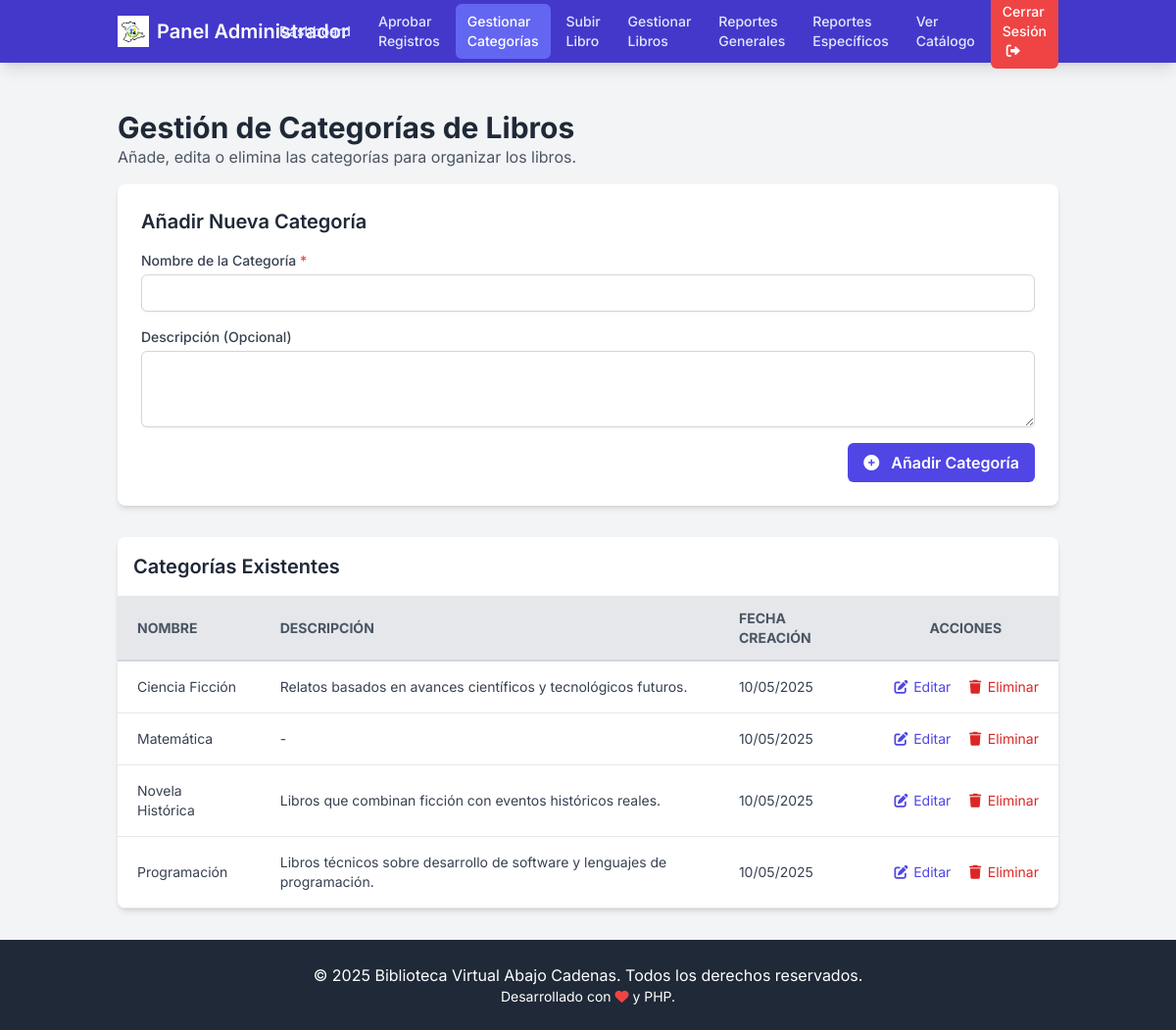
The page /admin/gestionar_categorias.php (signed in) on the database its author committed.
### tables this page shows
CREATE TABLE `categorias` (
  `id` int(11) NOT NULL,
  `nombre` varchar(100) NOT NULL,
  `descripcion` text DEFAULT NULL,
  `creada_por` int(11) DEFAULT NULL,
  `fecha_creacion` timestamp NOT NULL DEFAULT current_timestamp()
);

### admin/gestionar_categorias.php (the view, shortened to what this page needs)
<?php
require_once '../db_config.php';
$user_role = isset($_SESSION["role"]) ? strtolower($_SESSION["role"]) : '';
$nombre_categoria = '';
$edit_mode = false;
$pagina_actual = basename($_SERVER['PHP_SELF']);
$clase_activa = 'bg-indigo-500 text-white';
$clase_hover = 'text-indigo-100 hover:bg-indigo-600 hover:text-white';
$sql_categorias = "SELECT id, nombre, descripcion, fecha_creacion FROM categorias ORDER BY nombre ASC";
$resultado_categorias = $mysqli->query($sql_categorias);
?>
<!DOCTYPE html>
<html lang="es">
<head>
    <script src="https://cdn.tailwindcss.com"></script>
    <link rel="stylesheet" href="https://cdnjs.cloudflare.com/ajax/libs/font-awesome/6.0.0-beta3/css/all.min.css">
</head>
<body class="bg-gray-100 text-gray-800">
    <?php
    if ($user_role === 'administrador') {
    ?>
        <nav class="bg-indigo-700 text-white shadow-lg">
            <div class="container mx-auto px-4 sm:px-6 lg:px-8">
                <div class="flex items-center justify-between h-16">
                    <div class="flex items-center">
                        <a href="dashboard_admin.php" class="flex-shrink-0 flex items-center text-white">
                            <img src="../logo.png" alt="Logo" class="h-8 w-auto mr-2">
                            <span class="font-semibold text-xl">Panel Administrador</span>
                        </a>
                    </div>
                    <div class="hidden md:flex items-center space-x-1">
                        <a href="dashboard_admin.php" class="px-3 py-2 rounded-md text-sm font-medium <?php echo ($pagina_actual == 'dashboard_admin.php') ? $clase_activa : $clase_hover; ?>">Dashboard</a>
                        <a href="aprobar_usuarios.php" class="px-3 py-2 rounded-md text-sm font-medium <?php echo ($pagina_actual == 'aprobar_usuarios.php') ? $clase_activa : $clase_hover; ?>">Aprobar Registros</a>
                        <a href="gestionar_categorias.php" class="px-3 py-2 rounded-md text-sm font-medium <?php echo ($pagina_actual == 'gestionar_categorias.php') ? $clase_activa : $clase_hover; ?>">Gestionar Categorías</a>
                        <a href="upload_libro.php" class="px-3 py-2 rounded-md text-sm font-medium <?php echo ($pagina_actual == 'upload_libro.php') ? $clase_activa : $clase_hover; ?>">Subir Libro</a>
                        <a href="gestionar_libros.php" class="px-3 py-2 rounded-md text-sm font-medium <?php echo ($pagina_actual == 'gestionar_libros.php') ? $clase_activa : $clase_hover; ?>">Gestionar Libros</a>
                        <a href="reportes_generales.php" class="px-3 py-2 rounded-md text-sm font-medium <?php echo ($pagina_actual == 'reportes_generales.php') ? $clase_activa : $clase_hover; ?>">Reportes Generales</a>
                        <a href="reportes_especificos.php" class="px-3 py-2 rounded-md text-sm font-medium <?php echo ($pagina_actual == 'reportes_especificos.php') ? $clase_activa : $clase_hover; ?>">Reportes Específicos</a>
                        <a href="../catalogo.php" class="px-3 py-2 rounded-md text-sm font-medium <?php echo $clase_hover; ?>" target="_blank">Ver Catálogo</a>
                        <a href="../logout.php" class="px-3 py-2 rounded-md text-sm font-medium bg-red-500 hover:bg-red-600 text-white">Cerrar Sesión <i class="fas fa-sign-out-alt ml-1"></i></a>
                    </div>
                </div>
            </div>
        </nav>
    <?php
    } elseif ($user_role === 'docente') {
        include '../docente/docente_nav.php';
    }
    ?>
    <div class="container mx-auto px-4 sm:px-8 py-8">
        <div class="py-4">
            <h1 class="text-3xl font-bold text-gray-800">Gestión de Categorías de Libros</h1>
            <p class="text-gray-600">Añade, edita o elimina las categorías para organizar los libros.</p>
        </div>
        <div class="bg-white p-6 rounded-lg shadow-md mb-8">
            <h2 class="text-xl font-semibold mb-4"><?php echo $edit_mode ? 'Editar Categoría' : 'Añadir Nueva Categoría'; ?></h2>
            <form action="gestionar_categorias.php" method="POST" class="space-y-4">
                <div>
                    <label for="nombre_categoria" class="block text-sm font-medium text-gray-700">Nombre de la Categoría <span class="text-red-500">*</span></label>
                    <input type="text" name="nombre_categoria" id="nombre_categoria" value="<?php echo htmlspecialchars($nombre_categoria); ?>" required
                           class="mt-1 block w-full px-3 py-2 border border-gray-300 rounded-md shadow-sm focus:outline-none focus:ring-indigo-500 focus:border-indigo-500 sm:text-sm">
                </div>
                <div>
                    <label for="descripcion_categoria" class="block text-sm font-medium text-gray-700">Descripción (Opcional)</label>
                    <textarea name="descripcion_categoria" id="descripcion_categoria" rows="3"
                              class="mt-1 block w-full px-3 py-2 border border-gray-300 rounded-md shadow-sm focus:outline-none focus:ring-indigo-500 focus:border-indigo-500 sm:text-sm"><?php echo htmlspecialchars($descripcion_categoria); ?></textarea>
                </div>
                <div class="flex items-center justify-end space-x-3">
                    <button type="submit" class="bg-indigo-600 hover:bg-indigo-700 text-white font-semibold py-2 px-4 rounded-md transition duration-150 ease-in-out">
                        <i class="fas <?php echo $edit_mode ? 'fa-save' : 'fa-plus-circle'; ?> mr-2"></i>
                        <?php echo $edit_mode ? 'Guardar Cambios' : 'Añadir Categoría'; ?>
                    </button>
                </div>
            </form>
        </div>
        <div class="overflow-x-auto bg-white shadow-md rounded-lg">
            <h2 class="text-xl font-semibold p-4 border-b">Categorías Existentes</h2>
            <table class="min-w-full leading-normal">
                <thead>
                    <tr class="bg-gray-200 text-gray-600 uppercase text-sm">
                        <th class="px-5 py-3 border-b-2 border-gray-300 text-left">Nombre</th>
                        <th class="px-5 py-3 border-b-2 border-gray-300 text-left">Descripción</th>
                        <th class="px-5 py-3 border-b-2 border-gray-300 text-left">Fecha Creación</th>
                        <th class="px-5 py-3 border-b-2 border-gray-300 text-center">Acciones</th>
                    </tr>
                </thead>
                <tbody class="text-gray-700">
                    <?php if ($resultado_categorias && $resultado_categorias->num_rows > 0): ?>
                        <?php while($categoria = $resultado_categorias->fetch_assoc()): ?>
                        <tr class="hover:bg-gray-50 border-b border-gray-200">
                            <td class="px-5 py-4 text-sm"><?php echo htmlspecialchars($categoria['nombre']); ?></td>
                            <td class="px-5 py-4 text-sm"><?php echo nl2br(htmlspecialchars($categoria['descripcion'] ? $categoria['descripcion'] : '-')); ?></td>
                            <td class="px-5 py-4 text-sm"><?php echo htmlspecialchars(date("d/m/Y", strtotime($categoria['fecha_creacion']))); ?></td>
                            <td class="px-5 py-4 text-sm text-center whitespace-nowrap">
                                <a href="gestionar_categorias.php?editar_id=<?php echo $categoria['id']; ?>" title="Editar Categoría" class="text-indigo-600 hover:text-indigo-900">
                                    <i class="fas fa-edit fa-fw"></i> Editar
                                </a>
                                <a href="gestionar_categorias.php?eliminar_id=<?php echo $categoria['id']; ?>" title="Eliminar Categoría" class="text-red-600 hover:text-red-900 ml-3"
                                   onclick="return confirm('¿Estás seguro de que deseas eliminar la categoría \'<?php echo htmlspecialchars(addslashes($categoria['nombre'])); ?>\'? Esta acción no se puede deshacer y podría afectar a los libros asociados.');">
                                    <i class="fas fa-trash fa-fw"></i> Eliminar
                                </a>
                            </td>
                        </tr>
                        <?php endwhile; ?>
                    <?php endif; ?>
                </tbody>
            </table>
        </div>
    </div>
    <footer class="bg-gray-800 text-white py-6 mt-auto">
        <div class="container mx-auto px-6 text-center">
            <p>&copy; <?php echo date("Y"); ?> Biblioteca Virtual Abajo Cadenas. Todos los derechos reservados.</p>
            <p class="text-sm">Desarrollado con <i class="fas fa-heart text-red-500"></i> y PHP.</p>
        </div>
    </footer>
</body>
</html>

### admin/gestionar_categorias.php (style rules this page uses)
body { font-family: 'Inter', sans-serif; }

### rows shown on the page
categorias: nombre "Ciencia Ficción", descripcion "Relatos basados en avances científicos y tecnológicos futuros.", fecha_creacion "10/05/2025"
categorias: nombre "Matemática", descripcion "-", fecha_creacion "10/05/2025"
categorias: nombre "Novela Histórica", descripcion "Libros que combinan ficción con eventos históricos reales.", fecha_creacion "10/05/2025"
categorias: nombre "Programación", descripcion "Libros técnicos sobre desarrollo de software y lenguajes de programación.", fecha_creacion "10/05/2025"
